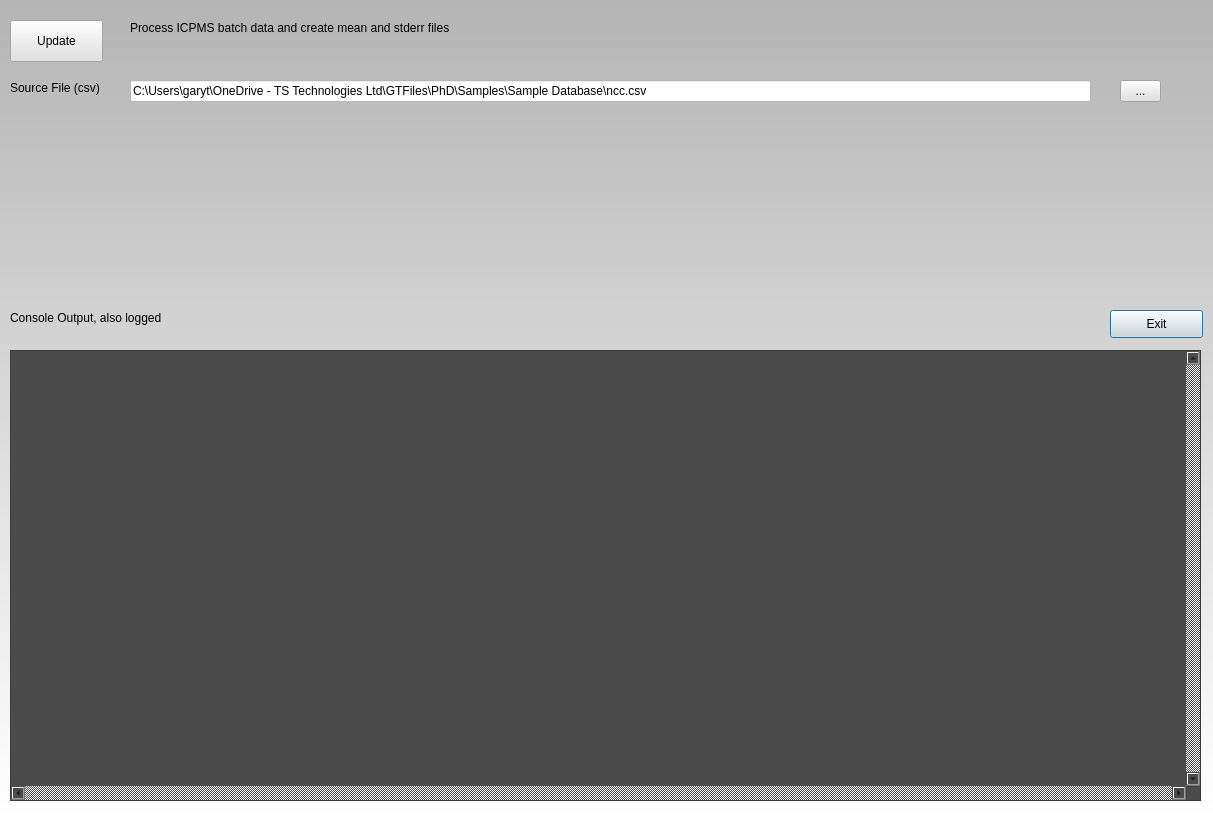
<?xml version="1.0" encoding="UTF-8"?>
<ui version="4.0">
 <class>Dialog</class>
 <widget class="QDialog" name="Dialog">
  <property name="geometry">
   <rect>
    <x>0</x>
    <y>0</y>
    <width>1213</width>
    <height>818</height>
   </rect>
  </property>
  <property name="windowTitle">
   <string>PhD Python Projects</string>
  </property>
  <property name="windowIcon">
   <iconset resource="main.qrc">
    <normaloff>:/images/iconGTRun.svg</normaloff>:/images/iconGTRun.svg</iconset>
  </property>
  <property name="styleSheet">
   <string notr="true">font: 9pt &quot;Arial&quot;;
background-color: qlineargradient(spread:pad, x1:0, y1:0, x2:0, y2:1, stop:0 rgba(180, 180, 180, 255), stop:1 rgba(255, 255, 255, 255));</string>
  </property>
  <widget class="QFrame" name="frame">
   <property name="geometry">
    <rect>
     <x>0</x>
     <y>300</y>
     <width>1211</width>
     <height>521</height>
    </rect>
   </property>
   <property name="styleSheet">
    <string notr="true">background-color: rgba(255, 255, 255, 0);
border-color: rgba(255, 255, 255, 0);</string>
   </property>
   <property name="frameShape">
    <enum>QFrame::StyledPanel</enum>
   </property>
   <property name="frameShadow">
    <enum>QFrame::Raised</enum>
   </property>
   <widget class="QListWidget" name="liststdout">
    <property name="geometry">
     <rect>
      <x>10</x>
      <y>50</y>
      <width>1191</width>
      <height>451</height>
     </rect>
    </property>
    <property name="toolTip">
     <string>All console output is logged to pp.log</string>
    </property>
    <property name="styleSheet">
     <string notr="true">background-color: rgb(75, 75, 75);
font: 9pt &quot;Consolas&quot;;
color: rgb(119, 198, 1);</string>
    </property>
    <property name="verticalScrollBarPolicy">
     <enum>Qt::ScrollBarAlwaysOn</enum>
    </property>
    <property name="horizontalScrollBarPolicy">
     <enum>Qt::ScrollBarAlwaysOn</enum>
    </property>
    <property name="movement">
     <enum>QListView::Static</enum>
    </property>
   </widget>
   <widget class="QPushButton" name="btnExit">
    <property name="geometry">
     <rect>
      <x>1110</x>
      <y>10</y>
      <width>93</width>
      <height>28</height>
     </rect>
    </property>
    <property name="styleSheet">
     <string notr="true">background-color: rgb(225, 225, 225);</string>
    </property>
    <property name="text">
     <string>Exit</string>
    </property>
   </widget>
   <widget class="QLabel" name="lbl_console">
    <property name="geometry">
     <rect>
      <x>10</x>
      <y>10</y>
      <width>371</width>
      <height>16</height>
     </rect>
    </property>
    <property name="styleSheet">
     <string notr="true">background-color: rgba(255, 255, 255, 0);</string>
    </property>
    <property name="text">
     <string>Console Output, also logged</string>
    </property>
   </widget>
  </widget>
  <widget class="QToolButton" name="toolSource">
   <property name="geometry">
    <rect>
     <x>1120</x>
     <y>80</y>
     <width>41</width>
     <height>22</height>
    </rect>
   </property>
   <property name="styleSheet">
    <string notr="true">background-color: rgb(225, 225, 225);</string>
   </property>
   <property name="text">
    <string>...</string>
   </property>
  </widget>
  <widget class="QLabel" name="label_19">
   <property name="geometry">
    <rect>
     <x>130</x>
     <y>20</y>
     <width>471</width>
     <height>16</height>
    </rect>
   </property>
   <property name="styleSheet">
    <string notr="true">background-color: rgba(255, 255, 255, 0);</string>
   </property>
   <property name="text">
    <string>Process ICPMS batch data and create mean and stderr files</string>
   </property>
  </widget>
  <widget class="QPushButton" name="btnICPMS">
   <property name="geometry">
    <rect>
     <x>10</x>
     <y>20</y>
     <width>93</width>
     <height>42</height>
    </rect>
   </property>
   <property name="styleSheet">
    <string notr="true">background-color: rgb(225, 225, 225);</string>
   </property>
   <property name="text">
    <string>Update</string>
   </property>
  </widget>
  <widget class="QLabel" name="label_20">
   <property name="geometry">
    <rect>
     <x>10</x>
     <y>80</y>
     <width>111</width>
     <height>16</height>
    </rect>
   </property>
   <property name="styleSheet">
    <string notr="true">background-color: rgba(255, 255, 255, 0);</string>
   </property>
   <property name="text">
    <string>Source File (csv)</string>
   </property>
  </widget>
  <widget class="QLineEdit" name="txtSourceFile">
   <property name="geometry">
    <rect>
     <x>130</x>
     <y>80</y>
     <width>961</width>
     <height>22</height>
    </rect>
   </property>
   <property name="styleSheet">
    <string notr="true">background-color: rgb(255, 255, 255);</string>
   </property>
   <property name="text">
    <string>C:\Users\garyt\OneDrive - TS Technologies Ltd\GTFiles\PhD\Samples\Sample Database\ncc.csv</string>
   </property>
  </widget>
 </widget>
 <resources>
  <include location="main.qrc"/>
 </resources>
 <connections/>
</ui>
